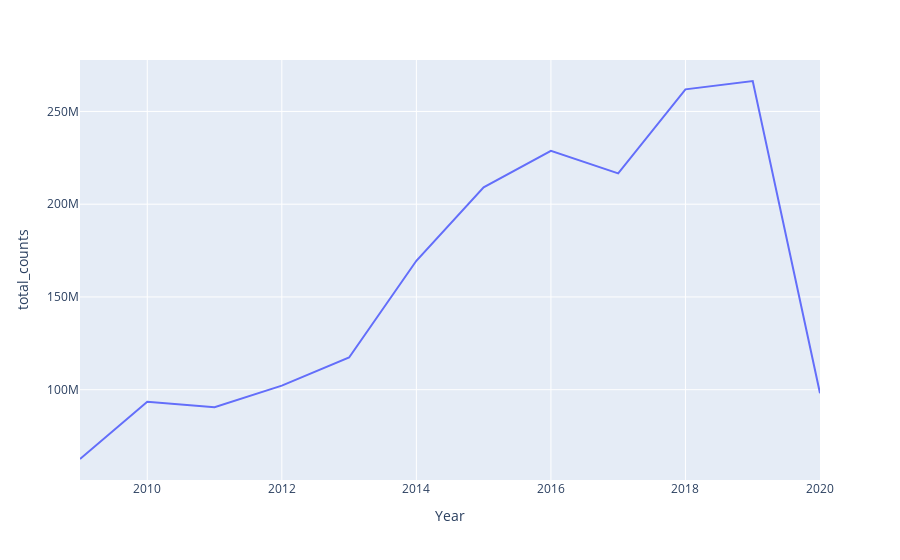

Notebook cell for this chart:
### Code cell
import plotly.express as px

px.line(year_counts_df, x="Year", y="total_counts")

### Figure 1 — Plotly figure (JSON) as saved in the notebook; plotly's stock layout.template omitted (floating-point values rounded to 4 significant figures)
{"data": [{"hovertemplate": "Year=%{x}<br>total_counts=%{y}<extra></extra>", "legendgroup": "", "line": {"color": "#636efa", "dash": "solid"}, "mode": "lines", "name": "", "orientation": "v", "showlegend": false, "type": "scatter", "x": [2009, 2010, 2011, 2012, 2013, 2014, 2015, 2016, 2017, 2018, 2019, 2020], "xaxis": "x", "y": [62650110, 93459437, 90571965, 102215521, 117389820, 169500386, 209099687, 228757880, 216586414, 261909318, 266411675, 98032895], "yaxis": "y"}], "layout": {"autosize": true, "legend": {"tracegroupgap": 0}, "margin": {"t": 60}, "xaxis": {"anchor": "y", "autorange": true, "domain": [0, 1], "range": [2009, 2020], "title": {"text": "Year"}, "type": "linear"}, "yaxis": {"anchor": "x", "autorange": true, "domain": [0, 1], "range": [51330000.0, 277700000.0], "title": {"text": "total_counts"}, "type": "linear"}}}
